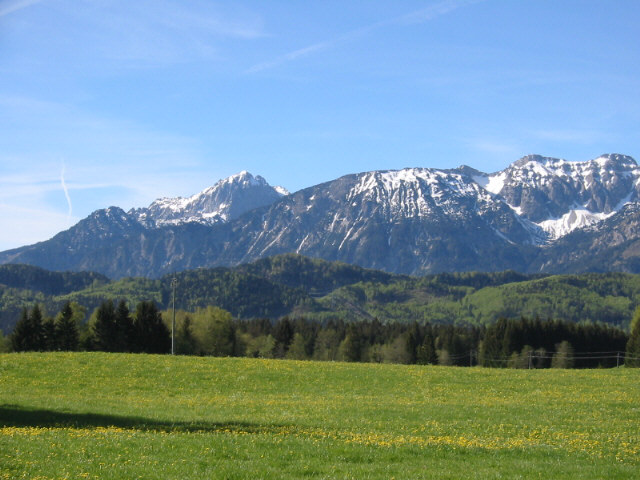
//> input picture sheet04/left.png, 640 x 480 px
$ ./exercise04 left.png right.png   (built with g++ and OpenCV 4)
//> lines starting //> are read from the running program, lines starting //| are printed output that depends on the picture; after the words box and inside, x2 and y2 are one past the last pixel; in counts of white or black regions, pixels touching at a corner belong together
/**
 * Vorlesung: Bildbasierte Modellierung SS 2015
 * Professor: Prof. Dr.-Ing. Marcus Magnor
 * Betreuer: Felix Klose (klose@cg.cs.tu-bs.de)
 * Datum: 23.05.2015
 * Blatt: 4
 * Abgabe: Präsentation der bearbeiteten Aufgaben in der Übung am 5.6.2015.
 * URL: http://www.cg.cs.tu-bs.de/teaching/lectures/ss15/bbm/
 */

#include <cstdlib>
#include <cstdio>
#include <vector>
#include <math.h>
#include <algorithm>
#include <cv.h>
#include <highgui.h>

template<typename T> const T &min(const T &a, const T &b) { return a < b ? a : b; }
template<typename T> const T &max(const T &a, const T &b) { return a > b ? a : b; }

int main(int argc, char *argv[]) {
	if (argc < 3){
		printf("Usage: %s <image-file-name1> <image-file-name2>\n", argv[0]);
		exit(1);
	}

	IplImage* img1 = cvLoadImage(argv[1], CV_LOAD_IMAGE_GRAYSCALE);
	if (!img1) {
		printf("Could not load image file: %s\n", argv[1]);
		exit(1);
	}
	IplImage* img1f = cvCreateImage(cvGetSize(img1), IPL_DEPTH_32F, 1);
	cvConvertScale(img1, img1f, 1.0 / 255.0);

	IplImage* img2 = cvLoadImage(argv[2], CV_LOAD_IMAGE_GRAYSCALE);
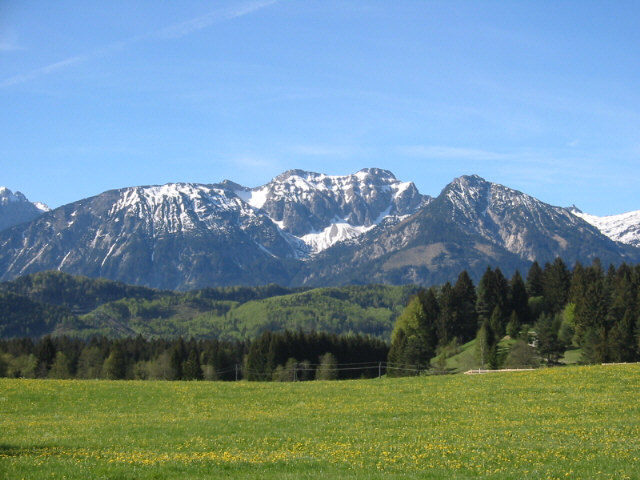
//> input picture sheet04/right.png, 640 x 480 px
	if (!img2) {
		printf("Could not load image file: %s\n", argv[2]);
		exit(1);
	}
	IplImage* img2f = cvCreateImage(cvGetSize(img1), IPL_DEPTH_32F, 1);
	cvConvertScale(img2, img2f, 1.0 / 255.0);

	/**
	 * Aufgabe: Homographien (5 Punkte)
	 *
	 * Unter der Annahme, dass Bilder mit einer verzerrungsfreien Lochbildkamera
	 * aufgenommen werden, kann man Aufnahmen mit verschiedenen Bildebenen und
	 * gleichem Projektionszentren durch projektive Abbildungen, sogenannte
	 * Homographien, beschreiben.
	 *
	 * - Schreibe Translation als Homographie auf (auf Papier!).
	 * - Verschiebe die Bildebene eines Testbildes um 20 Pixel nach rechts, ohne
	 *   das Projektionszentrum zu ändern. Benutze dafür \code{cvWarpPerspective}.
	 * - Wieviele Punktkorrespondenzen benötigt man mindestens, um eine projektive
	 *   Abbildung zwischen zwei Bildern bis auf eine Skalierung eindeutig zu
	 *   bestimmen? Warum? (Schriftlich beantworten!)
	 */

/* TODO */
	IplImage* img_moved = cvCreateImage(cvGetSize(img1), IPL_DEPTH_32F, 1);
	cv::Mat matImg1f_task1 = cv::Mat(img1f);
	cv::Mat matImgMoved = cv::Mat(img_moved);

	float data[] = { 1, 0, -20, 0, 1, 0, 0, 0, 1 };
	cv::Mat trans(3, 3, CV_32FC1, data);;
	cv::warpPerspective(matImg1f_task1, matImgMoved, trans, matImgMoved.size());
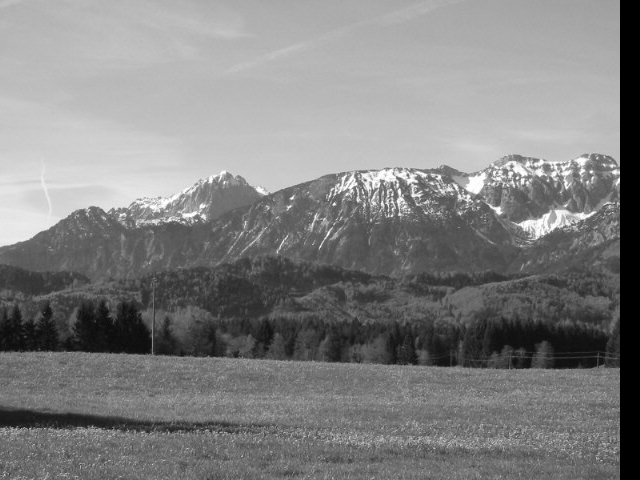
//> matImgMoved: 480 rows x 640 cols, CV_32FC1; min 0, max 1, mean 0.506
	cv::namedWindow("mainWin", CV_WINDOW_AUTOSIZE);
	cv::Mat img_moved_final(img_moved);
	cv::imshow("mainWin", img_moved_final);
	cvWaitKey(0);

	/**
	 * Aufgabe: Panorama (15 Punkte)
	 *
	 * Ziel dieser Aufgabe ist es, aus zwei gegebenen Bildern ein Panorama zu konstruieren.
	 * \begin{center}
	 * \includegraphics[width = 0.3\linewidth]{left.png}
	 * \includegraphics[width = 0.3\linewidth]{right.png}
	 * \end{center}
	 *
	 * Dafür muss zunächst aus den gegeben Punktkorrespondenzen
	 * \begin{center}
	 * \begin{tabular}{|c|c|}
	 * \hline
	 * linkes Bild & rechtes Bild \\
	 * $(x, y)$ & $(x, y)$ \\ \hline \hline
	 * (463, 164) & (225, 179)\\ \hline
	 * (530, 357) & (294, 370)\\ \hline
	 * (618, 357) &(379, 367)\\ \hline
	 * (610, 153) & (369, 168)\\ \hline
	 * \end{tabular}
	 * \end{center}
	 * eine perspektivische Transformation bestimmt werden, mit der die Bilder auf eine gemeinsame Bildebene transformiert werden können.
	 *
	 * - Berechne die Transformation aus den gegebenen Punktkorrespondenzen.
	 *   Benutze die Funktion \code{cvGetPerspectiveTransform}. Was ist die
	 *   zentrale Idee des DLT-Algorithmus, wie er in der Vorlesung vorgestellt
	 *   wurde?
	*/

/* TODO */
	CvMat *P = cvCreateMat(3, 3, CV_32FC1);
	CvPoint points1[] = { cvPoint(463, 164), cvPoint(530, 357), cvPoint(618, 357), cvPoint(610, 153) };
	CvPoint points2[] = { cvPoint(225, 179), cvPoint(294, 370), cvPoint(379, 367), cvPoint(369, 168) };
	CvPoint2D32f pt1[4], pt2[4];
	for (int i = 0; i < 4; ++i) {
		pt2[i].x = points2[i].x;
		pt2[i].y = points2[i].y;
		pt1[i].x = points1[i].x;
		pt1[i].y = points1[i].y;
	}
	cvGetPerspectiveTransform(pt1, pt2, P);

	/**
	 * - Bestimme die notwendige Bildgröße für das Panoramabild.
	 */

/* TODO */
	int h = img1f->height - 1;
//> h = 479
	int w = img1f->width - 1;
//> w = 639
	float p1[] = { 0.0, 0.0, 1.0 };
	float p2[] = { 0.0, (float)(h), 1.0 };
//> p2 = [0, 479, 1]
	float p3[] = { (float)(w), (float)(h), 1.0 };
//> p3 = [639, 479, 1]
	float p4[] = { (float)(w), 0.0, 1.0 };
//> p4 = [639, 0, 1]


	cv::Mat P1 = P * cv::Mat(3, 1, CV_32FC1, p1);
	cv::Mat P2 = P * cv::Mat(3, 1, CV_32FC1, p2);
//> P2 = [-276.9, 525, 1]
	cv::Mat P3 = P * cv::Mat(3, 1, CV_32FC1, p3);
//> P3 = [450.7, 545.6, 1.13]
	cv::Mat P4 = P * cv::Mat(3, 1, CV_32FC1, p4);

	// mustn't be zero
	assert(P1.at<float>(2,0) != 0 && P2.at<float>(2,0) != 0 && P3.at<float>(2,0) != 0 && P4.at<float>(2,0) != 0);

	P1 = P1 / P1.at<float>(2,0);
	P2 = P2 / P2.at<float>(2,0);
	P3 = P3 / P3.at<float>(2,0);
	P4 = P4 / P4.at<float>(2,0);


	/**
	 * - Projiziere das linke Bild in die Bildebene des rechten Bildes. Beachte
	 *   dabei, dass auch der linke Bildrand in das Panoramabild projiziert
	 *   wird.
	 */

/* TODO */
	///////// Hier wird irgendwo ein fehler sein bei der Groesse...
	std::vector<cv::Mat*> matrices;
	matrices.push_back(&P1);
	matrices.push_back(&P2);
	matrices.push_back(&P3);
	matrices.push_back(&P4);
	cv::Point minP(P1.at<float>(0,0), P1.at<float>(1,0)), maxP(P1.at<float>(0,0), P1.at<float>(1,0));
	for(int i = 0; i < matrices.size(); ++i) {
			minP.x = (int)(min(matrices[i]->at<float>(0,0), (float)minP.x));
			minP.y = (int)(min(matrices[i]->at<float>(1,0), (float)minP.y));

			maxP.x = (int)(max(matrices[i]->at<float>(0,0), (float)maxP.x)+1.0);
			maxP.y = (int)(max(matrices[i]->at<float>(1,0), (float)maxP.y)+1.0);
	}

	minP.x = min(minP.x, 0); minP.y = min(minP.y, 0);
	maxP.x = max(maxP.x, img1f->width-1); maxP.y = max(maxP.y, img1f->height-1);
	// create image
	cv::Mat Panorama = cv::Mat(cv::Size(maxP-minP),  CV_32FC1, cv::Scalar(0.0));
	cv::Mat PLeft = cv::Mat(cv::Size(maxP-minP),  CV_32FC1, cv::Scalar(0.0));
	cv::Mat PRight = cv::Mat(cv::Size(maxP-minP),  CV_32FC1, cv::Scalar(0.0));

	cv::Mat matImg1f = cv::Mat( img1f);
	cv::Mat matImg2f = cv::Mat( img2f);
	for(int y=0; y < matImg1f.rows; ++y ) {
		for(int x=0; x < matImg1f.cols; ++x ) {
			PLeft.at<float>(y,x) = matImg1f.at<float>(y,x);
		}
	}
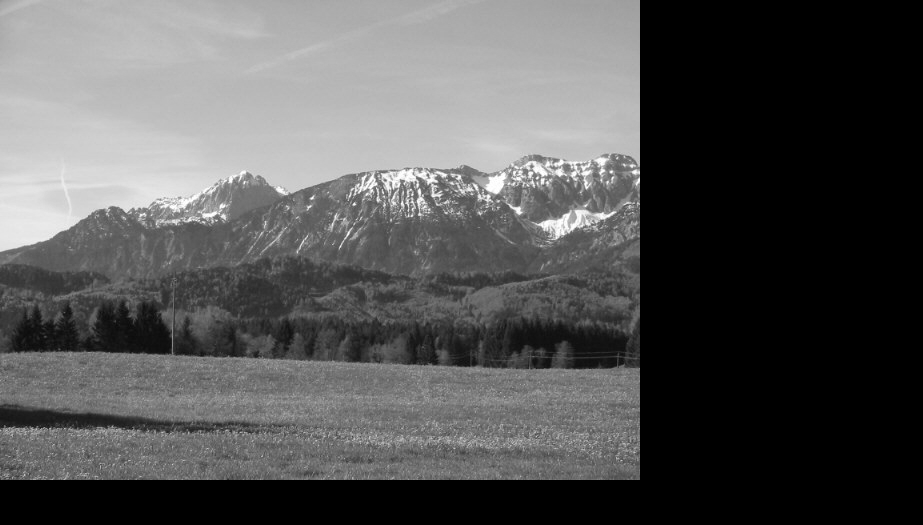
//> PLeft: 525 rows x 923 cols, CV_32FC1; min 0, max 1, mean 0.332
	for(int y=0; y < matImg2f.rows; ++y ) {
		for(int x=0; x < matImg2f.cols; ++x ) {
			PRight.at<float>(y,x) = matImg2f.at<float>(y,x);
		}
	}
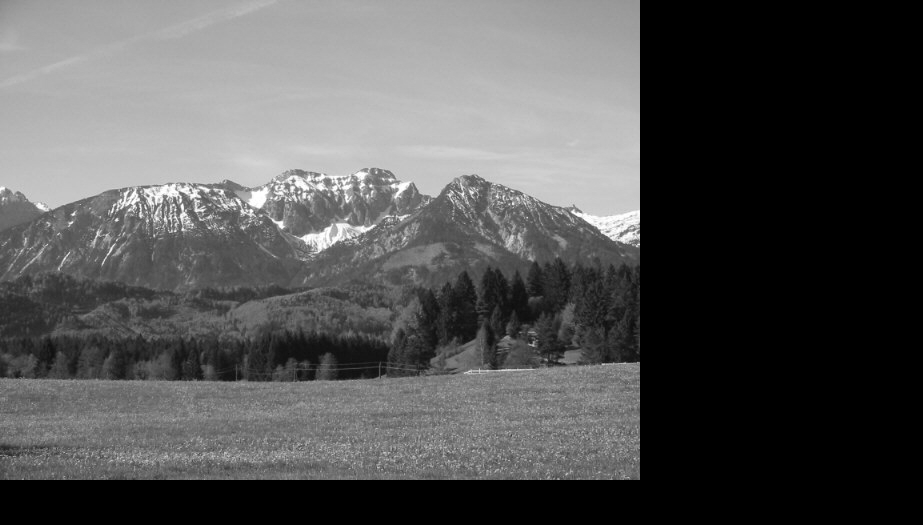
//> PRight: 525 rows x 923 cols, CV_32FC1; min 0, max 1, mean 0.327


	cv::imshow("mainWin", PLeft);
	cv::waitKey(0);
	cv::imshow("mainWin", PRight);
	cv::waitKey(0);

	float trans2[] = { 1.0, 0.0, -minP.x, 0.0, 1.0, -minP.y, 0.0, 0.0, 1.0};
	cv::Mat translation(3,3,CV_32FC1,trans2);
	//translate P
	cv::Mat Pnew = translation*cv::Mat(P);
	cv::warpPerspective(PLeft, Panorama, Pnew, Panorama.size());
	cv::warpPerspective(PRight, PLeft, translation, PLeft.size());
	PRight = PLeft.clone();

	cv::imshow("mainWin", PLeft);
	cv::waitKey(0);
	cv::imshow("mainWin", Panorama);
	cv::waitKey(0);
	/**
	 * - Bilde das Panoramabild, so dass Pixel, für die zwei Werte vorhanden sind,
	 *   den Mittelwert zugeordnet bekommen.
	 */

	cv::Mat mask = (Panorama > 0.0) & (PLeft > 0.0);
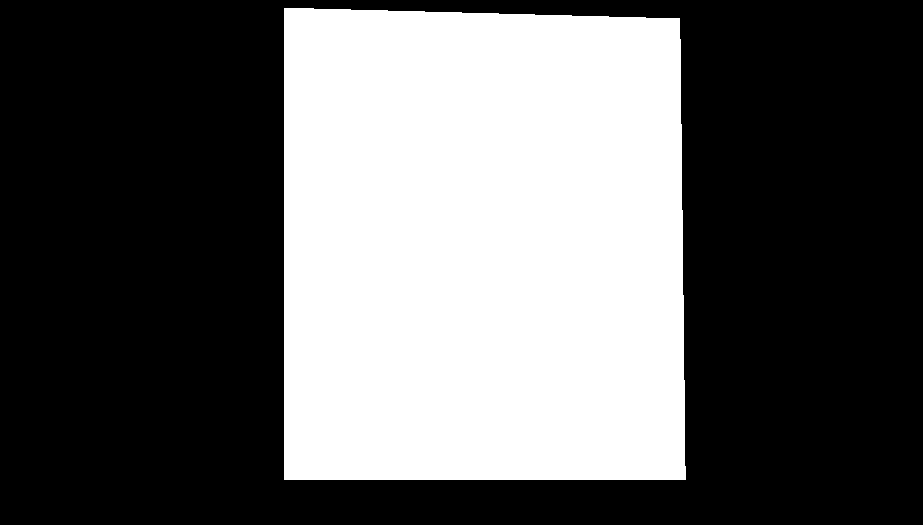
//> mask: 525 rows x 923 cols, CV_8UC1; 38.4% white; 1 white region, box (x1, y1, x2, y2) and area: (284, 8, 686, 480) 186279
	cv::imshow("mainWin", mask);
	cv::waitKey(0);

	mask.convertTo(mask,CV_32FC1, 0.5/255.);
	cv::Mat weighted = cv::Mat(Panorama.size(),  CV_32FC1, cv::Scalar(1.0)) - mask;

	Panorama = Panorama + PLeft;
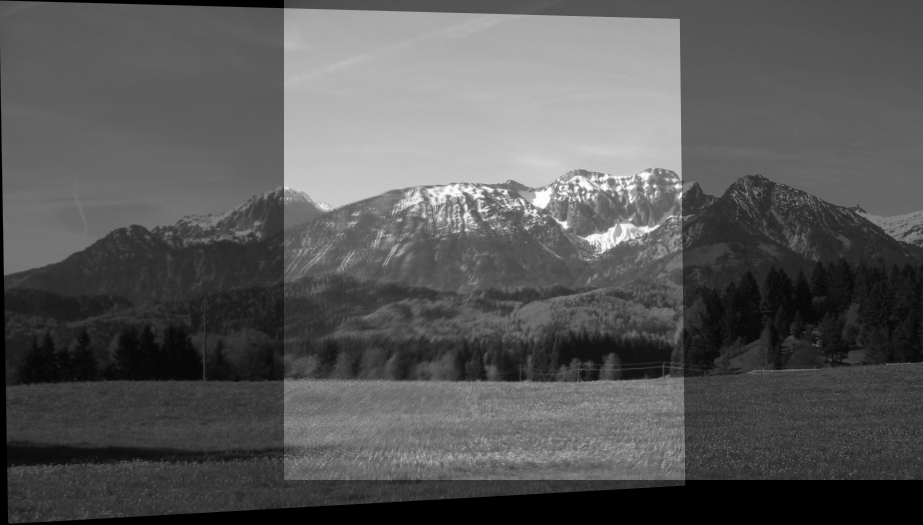
//> Panorama: 525 rows x 923 cols, CV_32FC1; min 0, max 2, mean 0.692; drawn with min black and max white
	cv::multiply(Panorama, weighted, Panorama);
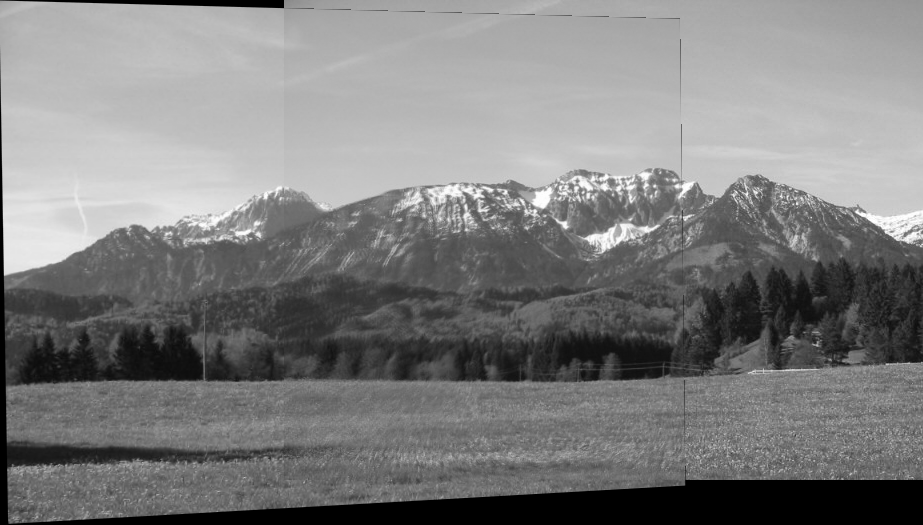
//> Panorama: 525 rows x 923 cols, CV_32FC1; min 0, max 1, mean 0.495

	cv::imshow("mainWin", Panorama);
	cv::waitKey(0);
/* TODO */

	/**
	 * - Zeige das Panoramabild an.
	 */

/* TODO */

}
